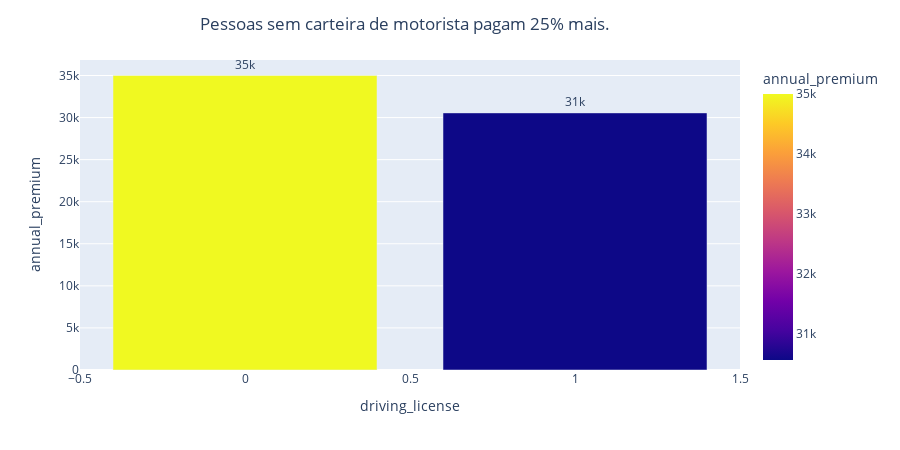

The code cell stored with this chart in its notebook:
### Code cell
#18. [DRIVER LICENSE] Pessoas sem carteira de motorista pagam 25% mais.
q18 = df2[['driving_license','annual_premium']].groupby('driving_license').mean().reset_index()


fig = px.bar(q18, x='driving_license', y='annual_premium', color='annual_premium', text='annual_premium', height=450)
fig.update_traces(texttemplate='%{text:.2s}', textposition='outside')
fig.update_layout(title_text="Pessoas sem carteira de motorista pagam 25% mais.", title_x=0.45)
fig.show()

### Figure 1 — Plotly figure (JSON) as saved in the notebook; plotly's stock layout.template omitted (floating-point values rounded to 4 significant figures)
{"data": [{"alignmentgroup": "True", "hovertemplate": "driving_license=%{x}<br>annual_premium=%{marker.color}<extra></extra>", "legendgroup": "", "marker": {"color": [35000.0, 30550.0], "coloraxis": "coloraxis", "pattern": {"shape": ""}}, "name": "", "offsetgroup": "", "orientation": "v", "showlegend": false, "text": [35000.0, 30550.0], "textposition": "outside", "texttemplate": "%{text:.2s}", "type": "bar", "x": [0, 1], "xaxis": "x", "y": [35000.0, 30550.0], "yaxis": "y"}], "layout": {"barmode": "relative", "coloraxis": {"colorbar": {"title": {"text": "annual_premium"}}, "colorscale": [[0, "#0d0887"], [0.1111, "#46039f"], [0.2222, "#7201a8"], [0.3333, "#9c179e"], [0.4444, "#bd3786"], [0.5556, "#d8576b"], [0.6667, "#ed7953"], [0.7778, "#fb9f3a"], [0.8889, "#fdca26"], [1, "#f0f921"]]}, "height": 450, "legend": {"tracegroupgap": 0}, "margin": {"t": 60}, "title": {"text": "Pessoas sem carteira de motorista pagam 25% mais.", "x": 0.45}, "xaxis": {"anchor": "y", "domain": [0, 1], "title": {"text": "driving_license"}}, "yaxis": {"anchor": "x", "domain": [0, 1], "title": {"text": "annual_premium"}}}}
